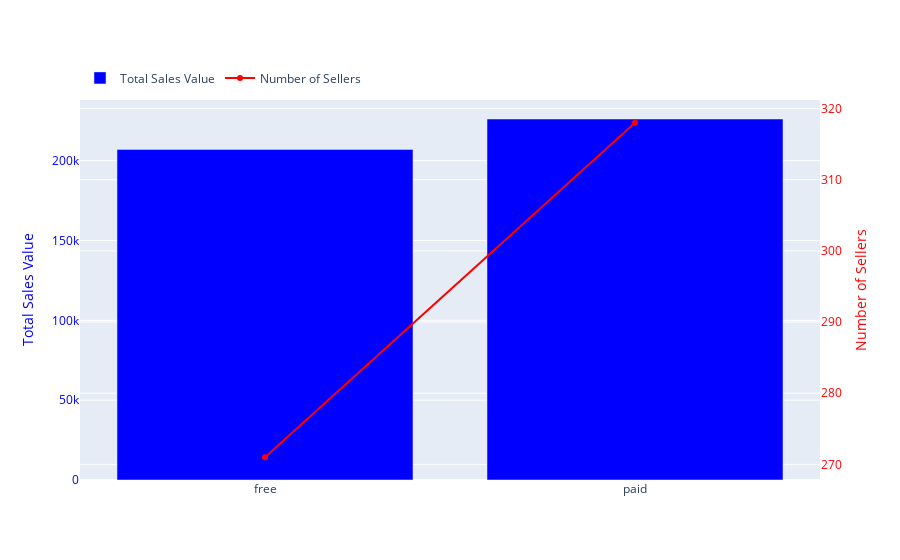

Source (notebook cell):
### Code cell
fig = go.Figure()

# 막대 그래프 추가 (primary y-axis: Total Sales Value)
fig.add_trace(go.Bar(
    x=total_sales_per_origin_seg.index, 
    y=total_sales_per_origin_seg.values, 
    name='Total Sales Value',
    marker_color='blue'
))

# 라인 그래프 추가 (secondary y-axis: Number of Sellers)
fig.add_trace(go.Scatter(
    x=total_sellers_per_origin_seg.index, 
    y=total_sellers_per_origin_seg.values, 
    name='Number of Sellers',
    yaxis='y2',  # secondary y-axis
    mode='lines+markers',
    line=dict(color='red')
))

# 레이아웃 설정
fig.update_layout(
    yaxis=dict(
        title='Total Sales Value',
        titlefont=dict(color='blue'),
        tickfont=dict(color='blue')
    ),
    yaxis2=dict(
        title='Number of Sellers',
        titlefont=dict(color='red'),
        tickfont=dict(color='red'),
        overlaying='y',
        side='right'
    ),
    legend=dict(
        orientation="h",
        yanchor="bottom",
        y=1.02,
        xanchor="left",
        x=0
    )
)

fig.show()

### Figure 1 — Plotly figure (JSON) as saved in the notebook; plotly's stock layout.template omitted (floating-point values rounded to 4 significant figures)
{"data": [{"marker": {"color": "blue"}, "name": "Total Sales Value", "type": "bar", "x": ["free", "paid"], "y": [207000.0, 226100.0]}, {"line": {"color": "red"}, "mode": "lines+markers", "name": "Number of Sellers", "type": "scatter", "x": ["free", "paid"], "y": [271, 318], "yaxis": "y2"}], "layout": {"legend": {"orientation": "h", "x": 0, "xanchor": "left", "y": 1.02, "yanchor": "bottom"}, "yaxis": {"tickfont": {"color": "blue"}, "title": {"font": {"color": "blue"}, "text": "Total Sales Value"}}, "yaxis2": {"overlaying": "y", "side": "right", "tickfont": {"color": "red"}, "title": {"font": {"color": "red"}, "text": "Number of Sellers"}}}}
